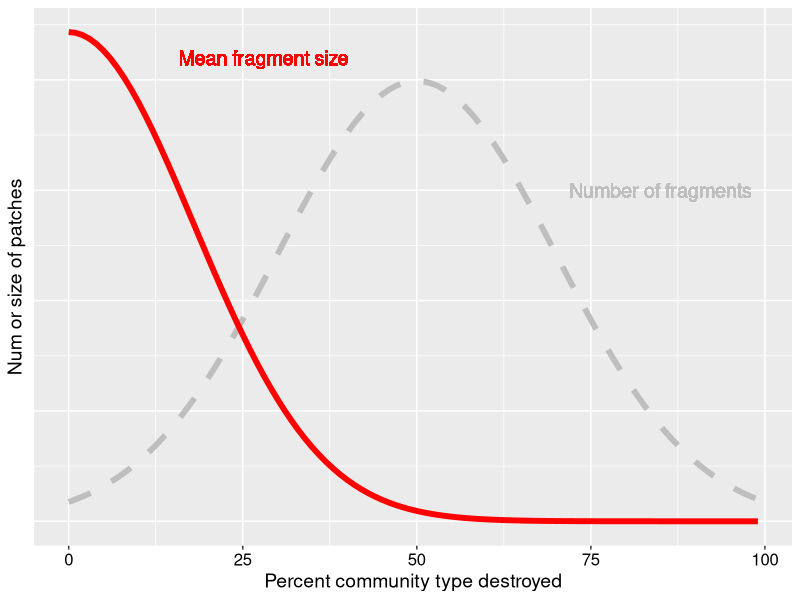

Write R code to recreate this figure.
## ---- chunk 1
rm(list = ls())
library(tidyverse)
library(fdrtool)
library(here)
## ---- chunk 2
percent_destroyed<- c(0:99)
num_fragments <- dnorm(percent_destroyed, 50, 20)
num_patches<-dnorm(percent_destroyed, 0, 18)
df<-as.data.frame(cbind(percent_destroyed, num_fragments, num_patches))
## ---- chunk 3
ggplot(df)+
  geom_line(aes(percent_destroyed, num_fragments), color = "gray", linetype = "dashed", size = 2)+
  geom_text(label = "Mean fragment size", x = 28, y = 0.021,  color = "red", size = 5)+
  geom_line(aes(percent_destroyed, num_patches), color = "red",size = 2 )+
  labs(x = "Percent community type destroyed", y = "Num or size of patches")+
  geom_text(label = "Number of fragments", x = 85, y = 0.015, color = "gray", size = 5)+
  theme(
    axis.text.y = element_blank(),
    axis.ticks.y = element_blank(),
    text = element_text(size = 14),
    axis.text = element_text(size = 12, color = "black")
  )

## ---- chunk 4
ggsave("landscape_configuration.png", width = 6, height = 4)
